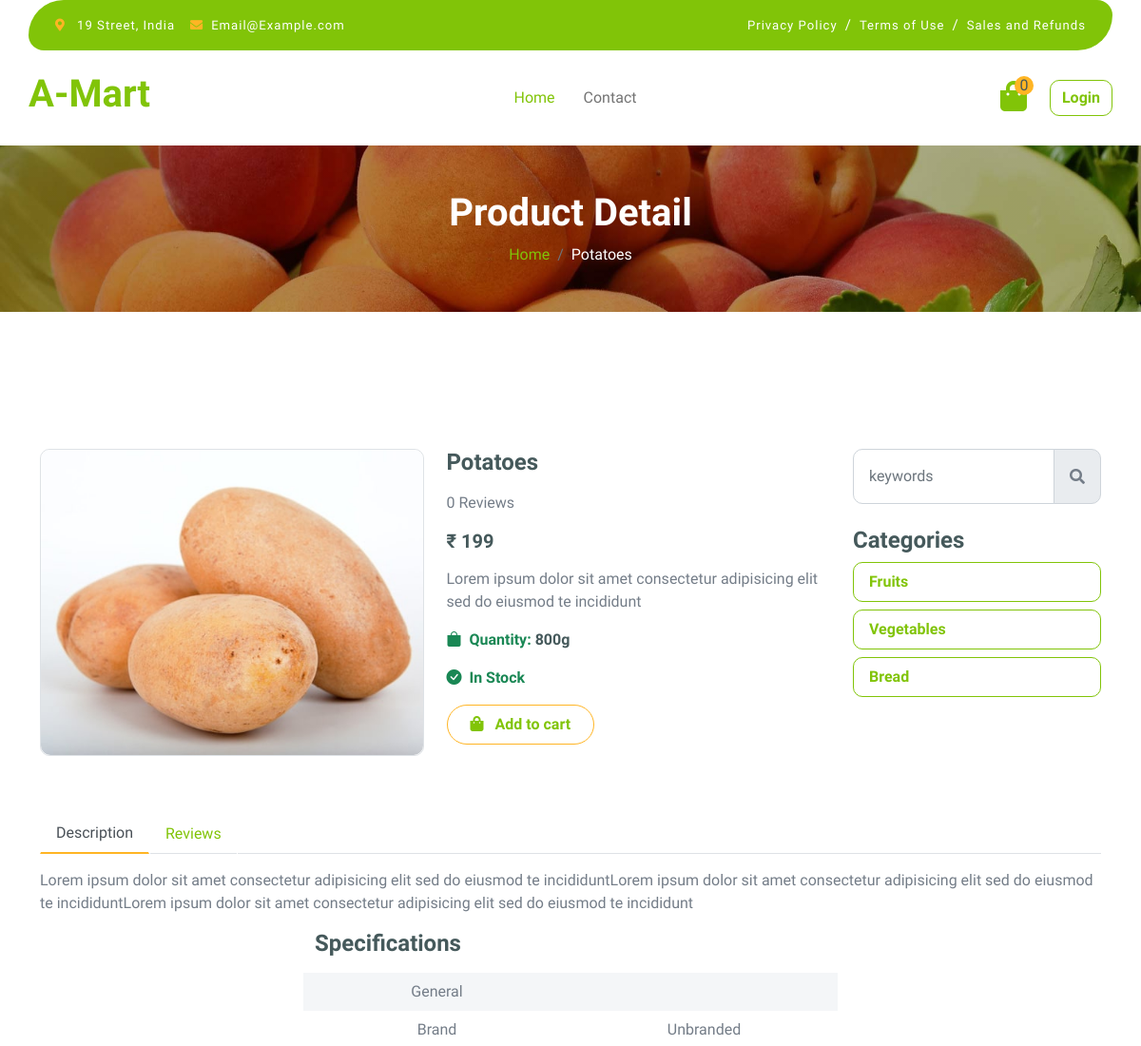
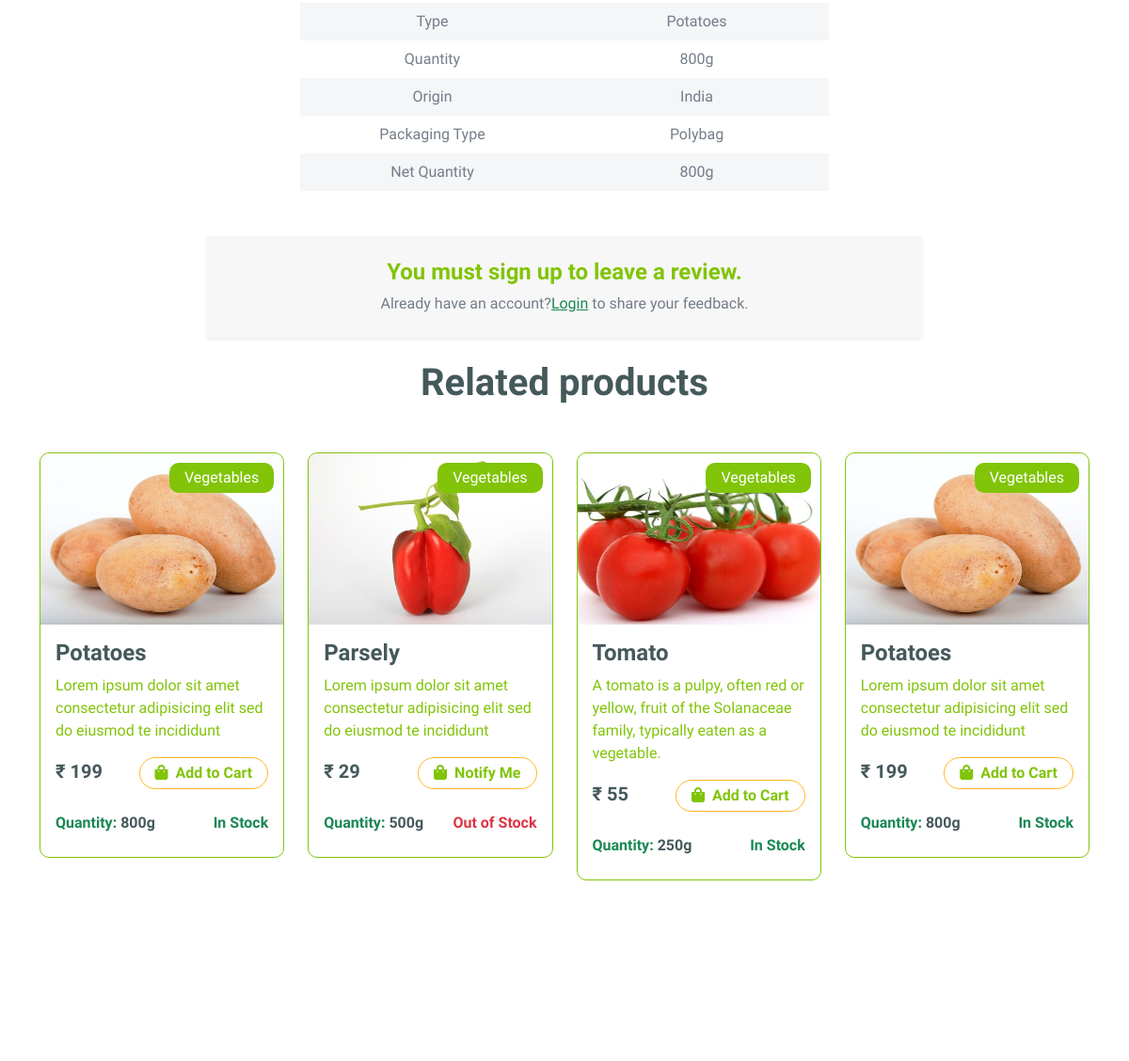
The page /product-details/potatoes (upper part) on the database as committed earlier (2 pictures, top to bottom).
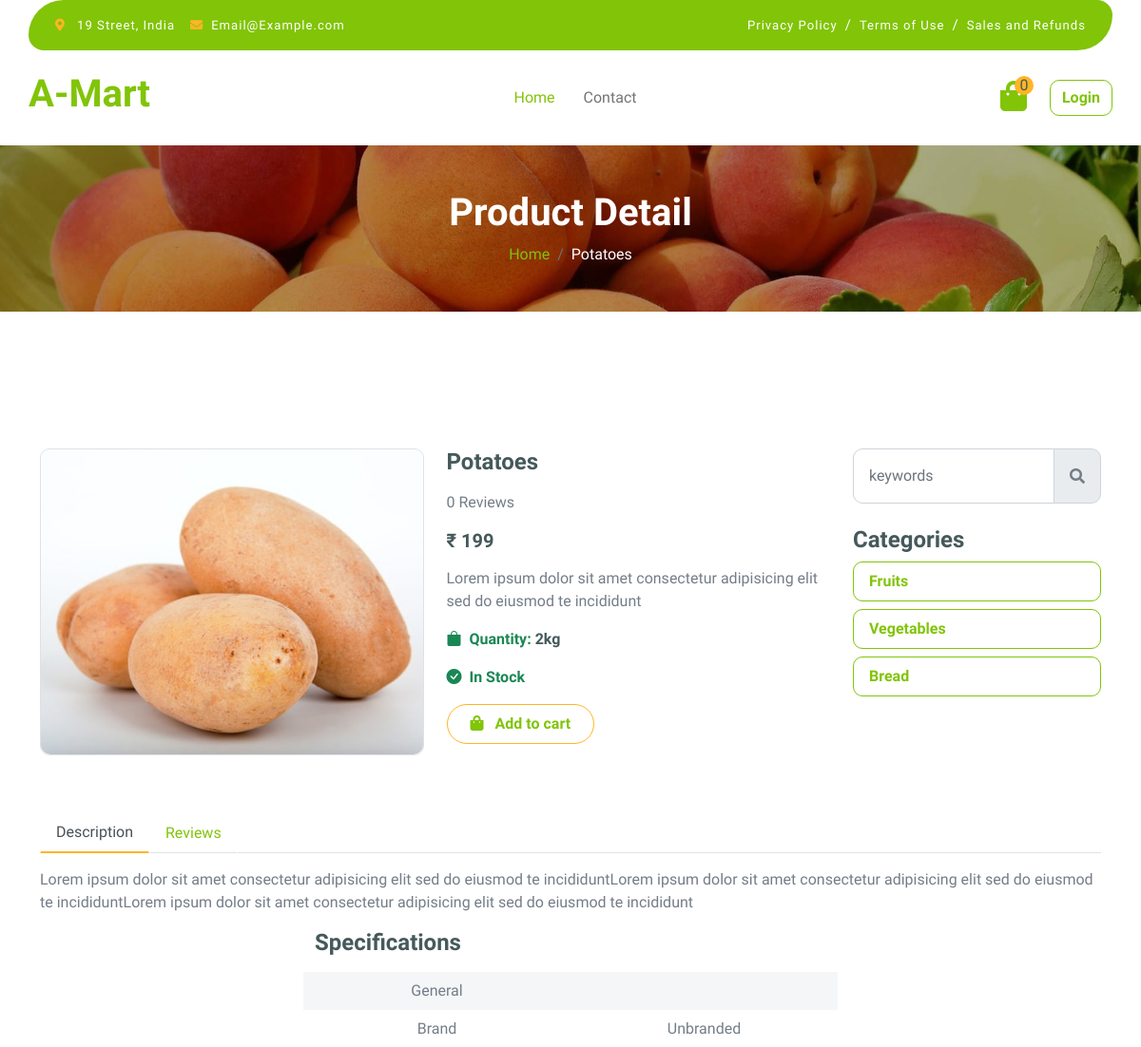
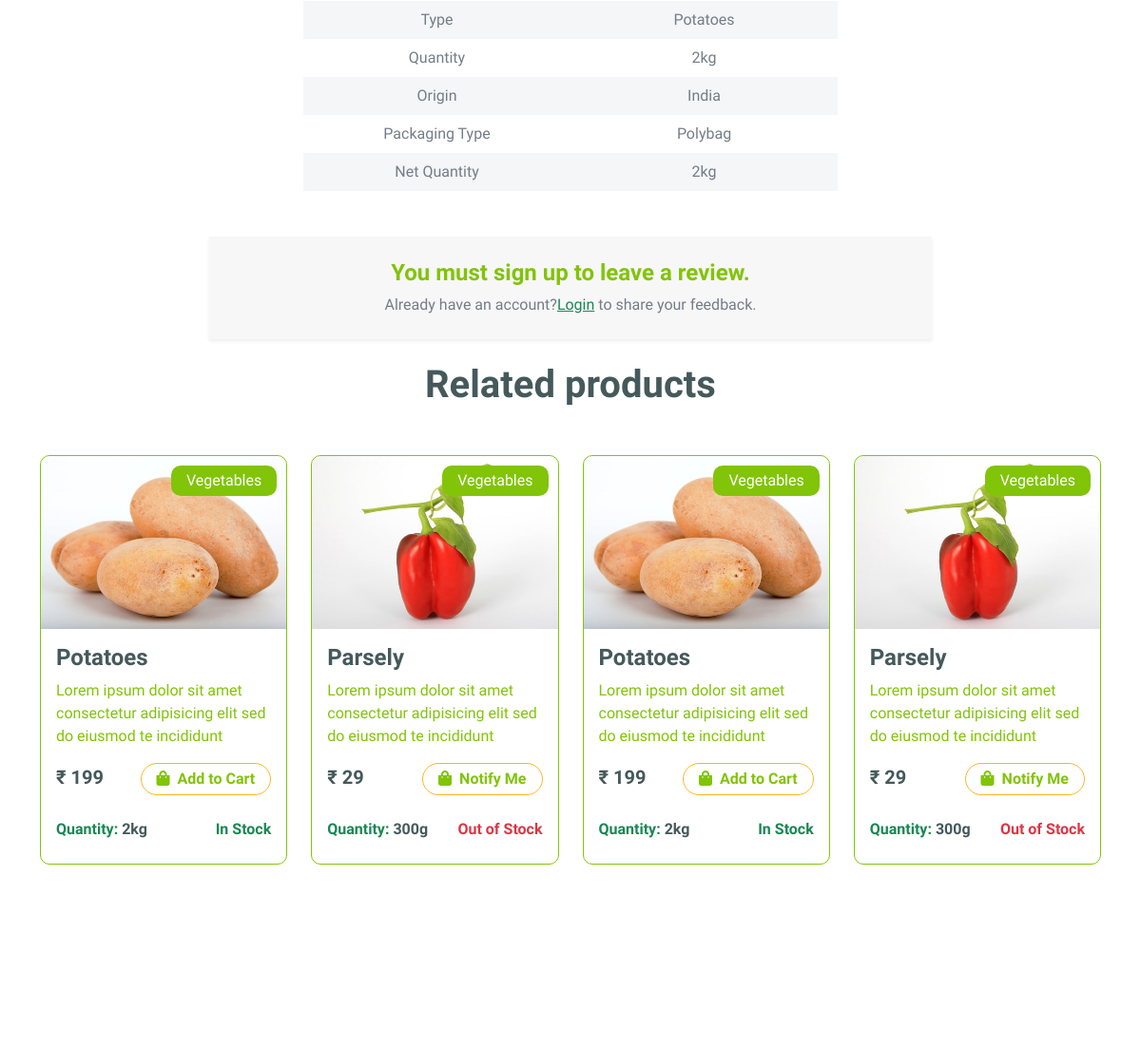
The same page on the database as committed later (2 pictures, top to bottom).
### mymart/models.py (models this page shows, shortened)
class Product(models.Model):
    product_name = models.CharField(max_length=100)
    short_discriptions = models.TextField()
    discriptions = models.TextField()
    prd_category = models.ForeignKey(Category, on_delete=models.CASCADE, null=True)
    price = models.DecimalField(max_digits=10, decimal_places=0)
    stock_quantity = models.IntegerField(default=0, blank=False, null=True)
    prd_weight = models.CharField(max_length=50, blank=False, null=True)
    product_slug = AutoSlugField(populate_from='product_name',unique=True,null=True,default=None)
    image_name = models.CharField(max_length=100, blank=True)
    created_at = models.DateField(auto_now_add=True)
    @property
    def is_in_stock(self):
        return int(self.stock_quantity) > 0

class Category(models.Model):
    name = models.CharField(max_length=100)
    def __str__(self):
        return self.name

### mymart/views.py (the view, shortened to what this page needs)
# urls.py: path('product-details/<slug>',views.details, name='details'),
def details(request,slug):
    productDetails = Product.objects.get(product_slug=slug)
    relatedproduct = Product.objects.filter(prd_category=productDetails.prd_category)
    allreview = Review.objects.filter(product_review=productDetails).order_by('-id')
    cat=Category.objects.all()
    if request.user.is_authenticated: #use for count tof cart item
        cart_items = Add_To_Cart.objects.filter(user=request.user)
    else:
        cart_items = []
    message = None
    data = {
        'products':cart_items,
        'productDetails':productDetails,
        'relatedproduct':relatedproduct,
        'allreview':allreview,
        'message':message,
        "names":cat
    }
    return render(request, 'product-details.html',data)

### mymart/templates/product-details.html (shortened to what the changed rows need)
{% load static %}
<!DOCTYPE html>
<html lang="en">
    <head>
        {% include 'head.html' %}
    </head>
    <body>
        {% include 'header.html' %}
        <div class="container-fluid page-header py-5">
            <h1 class="text-center text-white display-6">Product Detail</h1>
            <ol class="breadcrumb justify-content-center mb-0">
                <li class="breadcrumb-item"><a href="/">Home</a></li>
                <li class="breadcrumb-item active text-white">{{productDetails.product_name}}</li>
            </ol>
        </div>
        <div class="container-fluid py-5 mt-5">
            <div class="container py-5">
                <div class="row g-4 mb-5">
                    <div class="col-lg-8 col-xl-9">
                        <div class="row g-4">
                            <div class="col-lg-6">
                                <div class="border rounded">
                                    <a href="#">
                                        <img src="{%static 'img/'%}{{productDetails.image_name}}.jpg" class="img-fluid rounded" alt="Image">
                                    </a>
                                </div>
                            </div>
                            <div class="col-lg-6">
                                <h4 class="fw-bold mb-3">{{productDetails.product_name}}</h4>
                                <p class="mb-3">{{allreview|length}} Reviews</p>
                                <h5 class="fw-bold mb-3">₹ {{productDetails.price}}</h5>
                                <p class="mb-3">{{productDetails.short_discriptions}}</p>
                                <p class="fw-bold text-success">
                                    <i class="bi bi-bag-fill me-1"></i> Quantity: <span class="text-dark">{{productDetails.prd_weight}}</span>
                                </p>
                                <div class="my-3">
                                    <p class="mb-0 {% if productDetails.is_in_stock %} text-success {% else %} text-danger {% endif %} fw-bold">
                                    </p>
                                </div>
                                {% if productDetails.is_in_stock %}
                                    <a href="{% url 'cart' productDetails.id %}" class="btn border border-secondary rounded-pill px-4 py-2 mb-4 text-primary"><i class="fa fa-shopping-bag me-2 text-primary"></i> Add to cart</a>
                                {% else %}
                                    <a href="javascript:void(0);" class="btn border border-secondary rounded-pill px-4 py-2 mb-4 text-primary"></i> Notify Me</a>
                                {% endif %}
                            </div>
                        </div>
                    </div>
                    <div class="col-lg-4 col-xl-3">
                        <div class="row g-4 fruite">
                            <div class="col-lg-12">
                                <div class="mb-4">
                                    <ul class="list-unstyled fruite-categorie">
                                        {% for catname in names %}
                                       <li class="mb-2">
                                            <a href="{% url 'home' %}?category={{ catname.id }}"
                                            class="d-block px-3 py-2 rounded text-start border-1 btn btn-outline-primary">
                                                {{ catname.name }}
                                            </a>
                                        </li>
                                        {% endfor %}
                                    </ul>
                                </div>
                            </div>
                        </div>
                    </div>
                </div>
                <div class="row justify-content-center">
                    <div class="col-lg-12">
                        <div class="tab-content mb-5">
                            <div class="tab-pane active" id="nav-about" role="tabpanel" aria-labelledby="nav-about-tab">
                                <p>{{productDetails.discriptions}}</p>
                                <div class="px-2">
                                    <div class="row justify-content-center">
                                        <div class="col-lg-6">
                                            <div class="row bg-light text-center align-items-center justify-content-center py-2">
                                                <div class="col-6">
                                                    <p class="mb-0">{{productDetails.product_name}}</p>
                                                </div>
                                            </div>
                                            <div class="row text-center align-items-center justify-content-center py-2">
                                                <div class="col-6">
                                                    <p class="mb-0">{{productDetails.prd_weight}}</p>
                                                </div>
                                            </div>
                                            <div class="row bg-light text-center align-items-center justify-content-center py-2">
                                                <div class="col-6">
                                                    <p class="mb-0">{{productDetails.prd_weight}}</p>
                                                </div>
                                            </div>
                                        </div>
                                    </div>
                                </div>
                            </div>
                        </div>
                    </div>
                </div>
                <h1 class="fw-bold mb-0 text-center">Related products</h1>
                <div class="vesitable">
                    <div class="owl-carousel vegetable-carousel justify-content-center">
                         {% for allproduct in relatedproduct %}
                         <div class="border border-primary rounded position-relative vesitable-item">
                            <a href="{{allproduct.product_slug}}">
                                <div class="vesitable-img">
                                    <img src="{% static 'img/'%}{{allproduct.image_name}}.jpg" class="rounded-top" width="260px" height="182px" alt="{{allproduct.product_name}}">
                                </div>
                                <div class="text-white bg-primary px-3 py-1 rounded position-absolute" style="top: 10px; right: 10px;">{{allproduct.prd_category}}</div>
                                <div class="p-3 pb-0 rounded-bottom">
                                    <h4>{{allproduct.product_name}}</h4>
                                    <p>{{allproduct.short_discriptions}}</p>
                                    <div class="d-flex justify-content-between flex-lg-wrap">
                                        <p class="text-dark fs-5 fw-bold">₹ {{allproduct.price}}</p>
                                        {% if allproduct.is_in_stock %}
                                            <a href="#" class="btn border border-secondary rounded-pill px-3 py-1 mb-4 text-primary"><i class="fa fa-shopping-bag me-2 text-primary"></i>Add to Cart</a>
                                        {% else %}
                                            <a href="javascript:void(0)" class="btn border border-secondary rounded-pill px-3 py-1 mb-4 text-primary"><i class="fa fa-shopping-bag me-2 text-primary"></i>Notify Me</a>
                                        {% endif %}
                                    </div>
                                    <div class="d-flex justify-content-between flex-lg-wrap">
                                        <p class="fw-bold text-success text-start mb-1">
                                            Quantity: <span class="text-dark">{{allproduct.prd_weight}}</span>
                                        </p>
                                        <p class="mb-4 ms-4 {% if allproduct.is_in_stock %} text-success {% else %} text-danger {% endif %} fw-bold">
                                            {% if allproduct.is_in_stock %}
                                                In Stock
                                            {% else %}
                                                Out of Stock
                                            {% endif %}
                                        </p>
                                    </div>
                                </div>
                            </a>
                        </div>
                        {% endfor %}
                    </div>
                </div>
            </div>
        </div>
    </body>
</html>

Rows that differ between the two databases and show on the page:
removed Product: image_name (picture), prd_category "Vegetables", product_name "Tomato", short_discriptions "A tomato is a pulpy, often red or yellow, fruit of the Solanaceae family, typically eaten as a vegetable.", price "55", stock_quantity 3 (drawn), prd_weight "250g"
changed Product "Potatoes": prd_weight "800g" → "2kg"
changed Product "Parsely": prd_weight "500g" → "300g"
